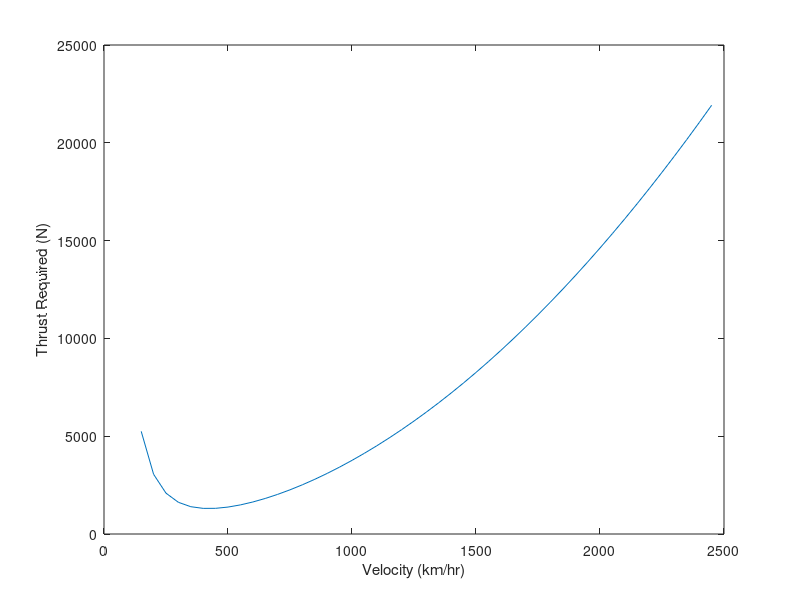
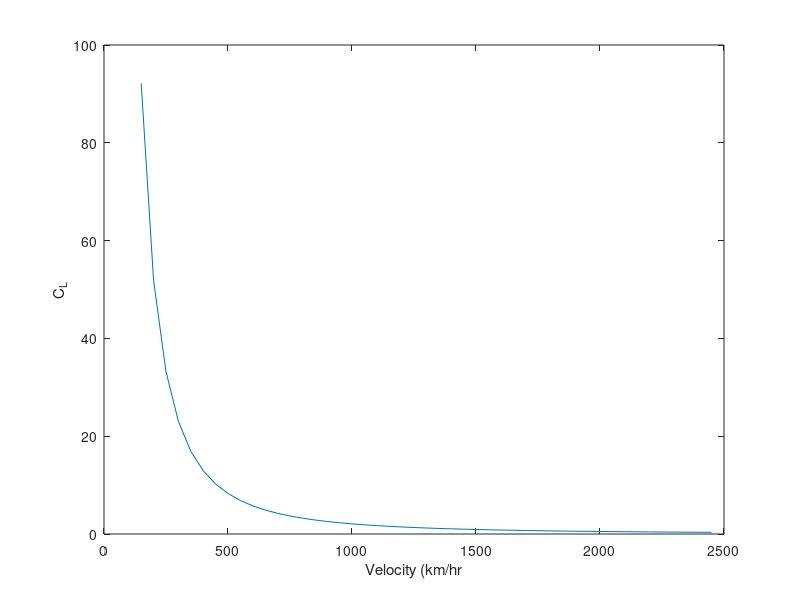

These figures' MATLAB source, in order:
clear,clc

%required thrust v velocity and graph for aircraft

%given info
C_D0=0.02; %CD_0 drag constant
p=0.3648; %density (kg/m^3) at 11,000 m altitude
AR=7; %aspect ratio constant
e_0=0.600; %Oswald Span Efficiency Factor constant
K=1/(pi*e_0*AR); %Another constant
W=378098.84; %mass of the aircraft (maximum takeoff weight (N)/9.8 (m/s))
S=511; %Area of the wings (m^s)
Treq=zeros(1,47); %sets up row matrix of 47 zeros to iterate 46 different Velocity values through the "for loop" to calculate Thrust required at each velocity 
C_L=zeros(1,47); %same thing but for calculating Coefficient of Lift at each velocity value
V=150:50:2450; %matrix of each desired velocity value to run through the Thrust and lift-coefficient equations 

for i=1:47
    C_L(i)=W/((1/2)*p*V(i)^2); %calculates lift coefficient at each velocity
    Treq(i)=((1/2)*p*V(i)^2*C_D0)+(K*W^2)/((1/2)*p*V(i)^2*S); %calculates required thrust at each velocity
end

figure(1) %graph of thrust v velocity
title('Req Thrust vs Velocity')
plot(V,Treq)
xlabel('Velocity (km/hr)')
ylabel('Thrust Required (N)')

figure(2)%graph of lift coefficient v velocity
title('Lift Coeff vs Velocity')
plot(V,C_L)
xlabel('Velocity (km/hr')
ylabel('C_L')